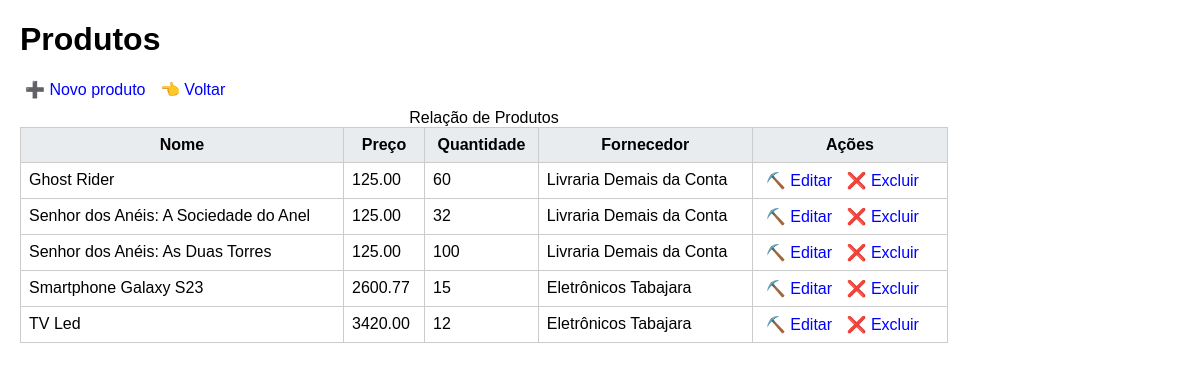
/produtos/listar.php, run on an earlier commit of the app's database.
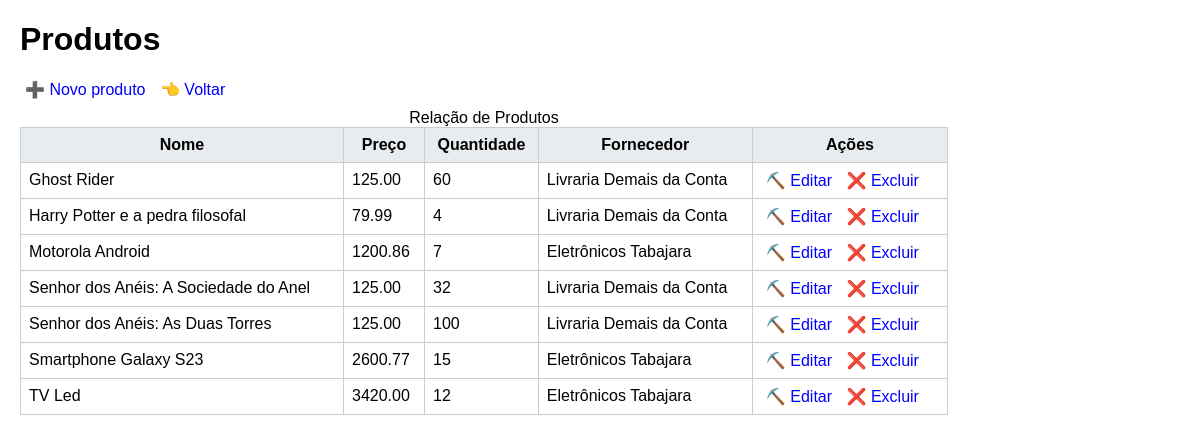
And on a later commit of the database.
### tables this page shows
CREATE TABLE `produtos` (
  `id` int(11) NOT NULL,
  `nome` varchar(100) NOT NULL,
  `descricao` text DEFAULT NULL,
  `preco` decimal(10,2) NOT NULL,
  `quantidade` int(11) NOT NULL,
  `fornecedor_id` int(11) NOT NULL
);

CREATE TABLE `fornecedores` (
  `id` int(11) NOT NULL,
  `nome` varchar(100) NOT NULL
);

### src/produto_crud.php (called while the page is built, shortened)
<?php
function buscarProdutos($conexao)
{
    $sql = "SELECT
            produtos.id, produtos.nome AS nome_produto,
            produtos.preco, produtos.quantidade,
            fornecedores.nome AS nome_fornecedor
            FROM produtos JOIN fornecedores
            ON fornecedores.id = produtos.fornecedor_id
                -- tabela -- PK  --tabela       -- FK
            ORDER BY produtos.nome
            ";
    $consulta = $conexao->query($sql);
    return $consulta->fetchAll();
}

### produtos/listar.php (the view, shortened to what this page needs)
<?php
require_once "../src/produto_crud.php";
$produtos = buscarProdutos($conexao);
?>
<!DOCTYPE html>
<html lang="pt-br">
<head>
    <link rel="stylesheet" href="../css/estilos.css">
</head>
<body>
    <h1>Produtos</h1>
    <a href="inserir.php"> ➕ Novo produto</a>
    <a href="../index.php"> 👈 Voltar</a>
    <table>
        <caption>Relação de Produtos</caption>
        <tr>
            <th>Nome</th>
            <th>Preço</th>
            <th>Quantidade</th>
            <th>Fornecedor</th>
            <th>Ações</th>
        </tr>
        <tr>
            <?php foreach ($produtos as $produto): ?>
                <td> <?= $produto['nome_produto'] ?></td>
                <td><?= $produto['preco'] ?></td>
                <td><?= $produto['quantidade'] ?></td>
                <td><?= $produto['nome_fornecedor'] ?></td>
                <td>
                    <a href="editar.php?id=<?=$produto["id"]?>"> ⛏️ Editar</a>
                    <a class="excluir" href="excluir.php"> ❌ Excluir</a>
                </td>
        </tr>
    <?php endforeach; ?>
    </table>
</body>
</html>

What changed in the data, as far as the page shows it:
added produtos: nome "Harry Potter e a pedra filosofal", preco "79.99", quantidade "4", fornecedor.nome "Livraria Demais da Conta"
added produtos: nome "Motorola Android", preco "1200.86", quantidade "7", fornecedor.nome "Eletrônicos Tabajara"
